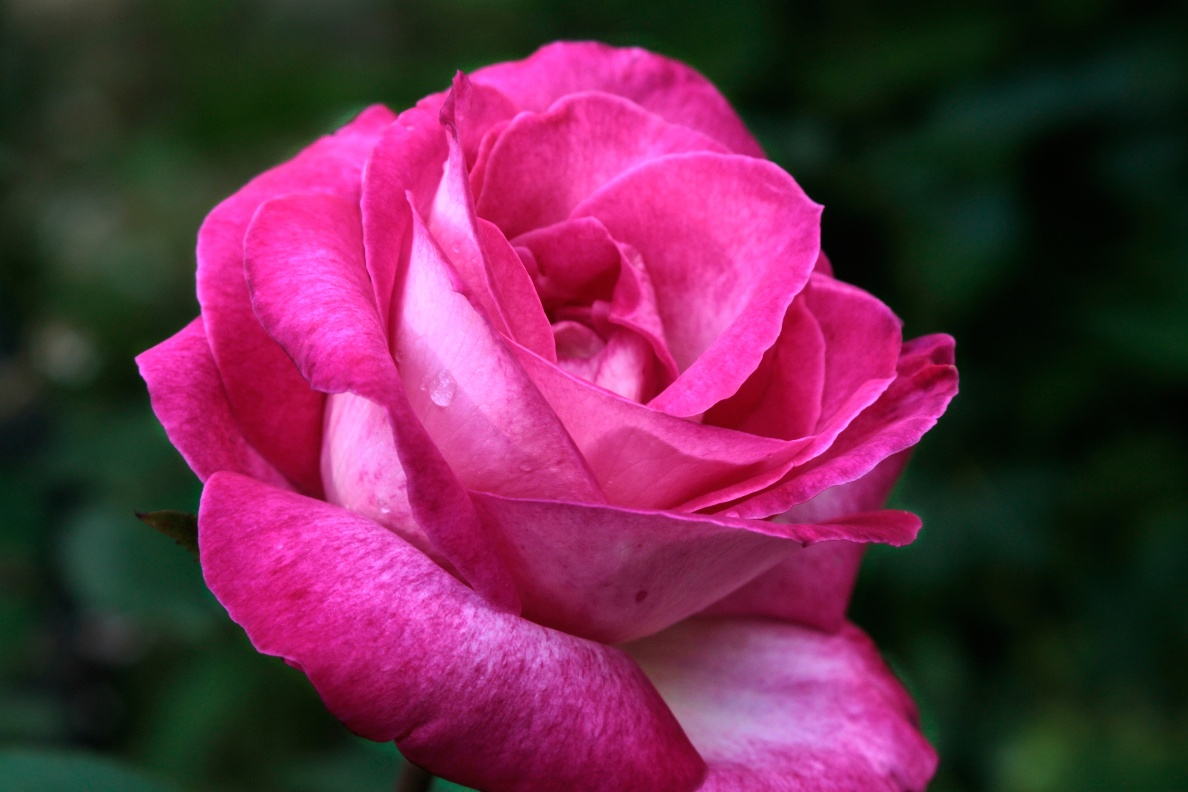
#> input picture 03_ImageProcessing/rose.png, 1188 x 792 px
$ jupyter execute 3-8.ipynb
#> lines starting #> are read from the running program, lines starting #| are printed output that depends on the picture; after the words box and inside, x2 and y2 are one past the last pixel; in counts of white or black regions, pixels touching at a corner belong together
### 동차 행렬
| 장점                      | 이유                  |
| ----------------------- | ------------------- |
| 이동 + 회전 + 스케일을 행렬 곱 하나로 | `1` 덕분에 덧셈을 곱셈으로 표현 |
| 여러 변환을 연속 적용할 때 편리      | 행렬 곱으로 연쇄적용         |
| 벡터와 행렬만으로 기하학적 변환 구현    | GPU/행렬 연산에 최적       |

### 기하 변환
| 변환                | 특징                   | 대표 행렬                    |                                      |
| ----------------- | -------------------- | ------------------------ | ---------------------------------- |
|  이동(Translation) | 위치만 이동               | x' = x + tx, y' = y + ty |                                      |
|  크기 조절(Scaling)  | 확대/축소                | x' = sx·x, y' = sy·y     |                                      |
|  회전(Rotation)    | 각도만 바꿈               |                          | R  = \[\[cosθ, -sinθ],\[sinθ, cosθ]] |
|  대칭(Reflection)  | 축 기준 반사              | x축/ y축 기준                |                                      |
|  아핀 변환(Affine)   | 선형 변환(회전+이동+스케일+기울임) | 2×3 행렬                   |                                      |
|  투시 변환(호모그래피)    | 원근 왜곡 보정             | 3×3 행렬 (Homography)      |                                      |

### 보간
| 방법                                 | 특징        | 계산 방법                    |
| ---------------------------------- | --------- | ------------------------ |
| 🔹 최근접 이웃 (Nearest Neighbor)       | 가장 단순!    | 가장 가까운 픽셀 값으로 대체         |
| 🔹 양선형 보간 (Bilinear Interpolation) | 가장 많이 사용됨 | 주변 4개 픽셀 가중평균            |
| 🔹 양입방 보간 (Bicubic Interpolation)  | 더 부드럽고 고급 | 주변 16개 픽셀 가중평균 (3차 스플라인) |

[cell 1]
import cv2 as cv

img = cv.imread('rose.png')
#> img is the input picture: shape (792, 1188, 3); mean B, G, R 74.2, 43.7, 103.8
patch = img[250:350, 170:270, :]
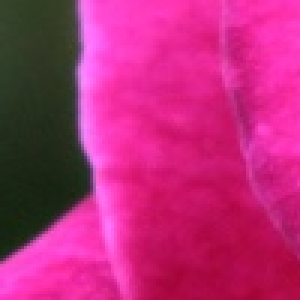
#> patch: shape (100, 100, 3) (shown 3 times larger); mean B, G, R 119.8, 42.9, 183.6

img = cv.rectangle(img, (170,250), (270,350), (0,255,0), 3)
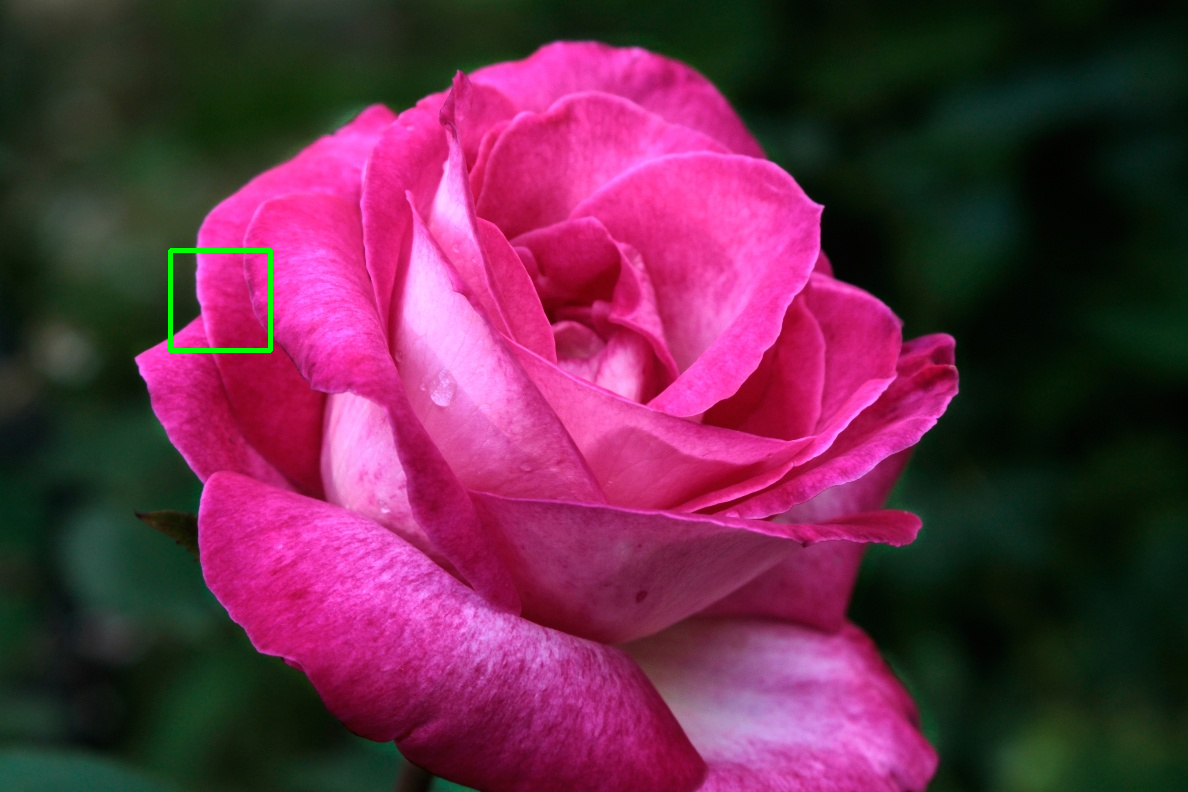
#> img: shape (792, 1188, 3); 0.21% of pixels changed, all inside (x1, y1, x2, y2) = (168, 248, 273, 353)
patch1 = cv.resize(patch, dsize=(0,0), fx=5, fy=5, interpolation=cv.INTER_NEAREST)
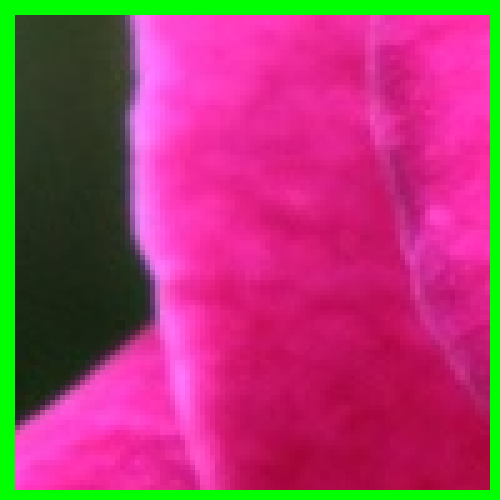
#> patch1: shape (500, 500, 3); mean B, G, R 108.9, 63.1, 167.6
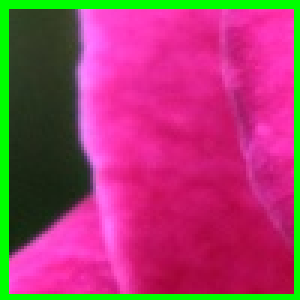
#> patch: shape (100, 100, 3) (shown 3 times larger); 9.75% of pixels changed, all inside (x1, y1, x2, y2) = (0, 0, 100, 100)
patch2 = cv.resize(patch, dsize=(0,0), fx=5, fy=5, interpolation=cv.INTER_LINEAR)
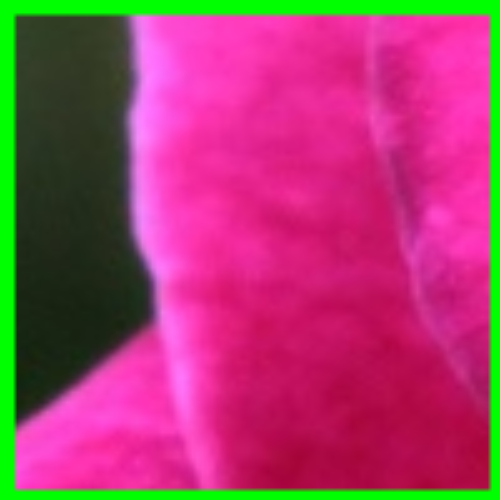
#> patch2: shape (500, 500, 3); mean B, G, R 108.8, 63, 167.5
patch3 = cv.resize(patch, dsize=(0,0), fx=5, fy=5, interpolation=cv.INTER_CUBIC)

cv.imshow('Original Image', img)
cv.imshow('Nearest Neighbor', patch1)
cv.imshow('Bilinear', patch2)
cv.imshow('Bicubic', patch3)

cv.waitKey(0)
cv.destroyAllWindows()

$ run again, with 03_ImageProcessing/soccer.jpg saved as 03_ImageProcessing/rose.png
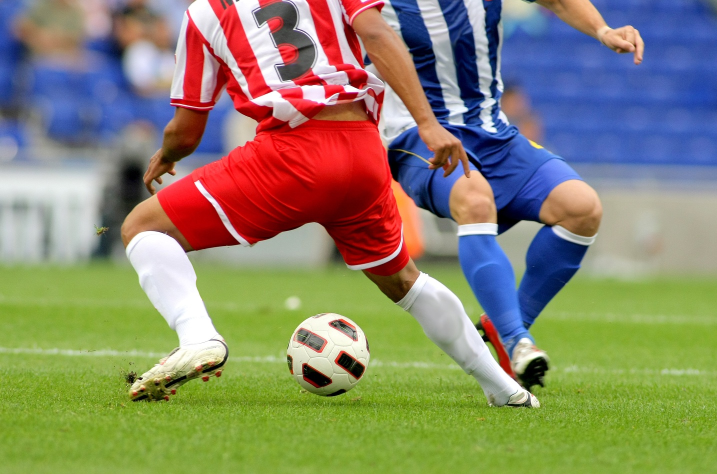
#> input picture 03_ImageProcessing/soccer.jpg, 1434 x 948 px (shown at 1/2 size)
#> img is the input picture: shape (948, 1434, 3); mean B, G, R 107.2, 133.3, 136.9
#> `img = cv.rectangle(img, (170,250), (270,350), (0,255,0), 3)`:
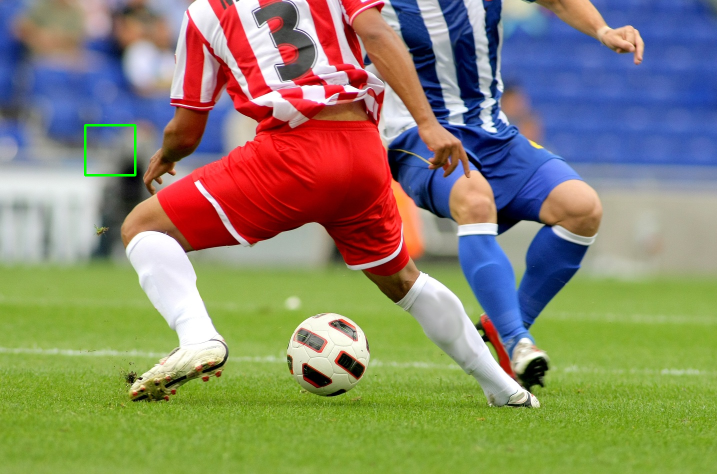
#> img: shape (948, 1434, 3) (shown at 1/2 size); 0.15% of pixels changed, all inside (x1, y1, x2, y2) = (168, 248, 273, 353)
#> `patch1 = cv.resize(patch, dsize=(0,0), fx=5, fy=5, interpolation=cv.IN..`:
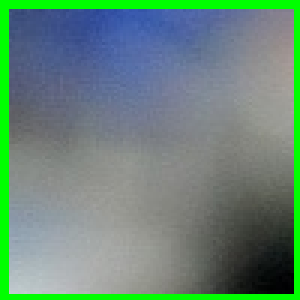
#> patch: shape (100, 100, 3) (shown 3 times larger); mean B, G, R 120.4, 134.9, 104
